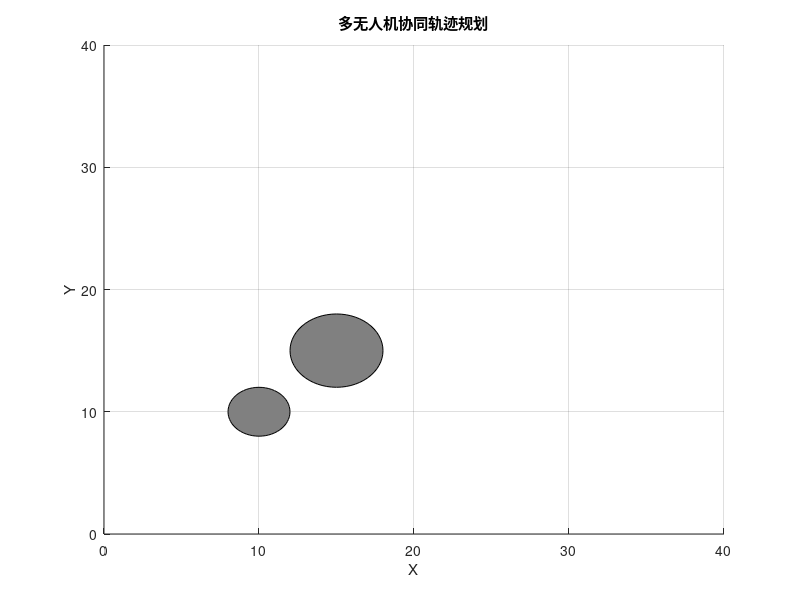

The MATLAB script that drew this image: (Note: this script raises an error after producing the figure.)
% MATLAB仿真框架：多无人机协同轨迹规划

clc;
clear;
close all;

%% 仿真参数设置
num_drones = 3; % 无人机数量
start_pos = [0, 0; 5, 0; 10, 0]; % 无人机起始位置 (x, y)
goal_pos = [20, 20; 25, 20; 30, 20]; % 无人机目标位置 (x, y)
obstacles = [10, 10, 2; 15, 15, 3]; % 障碍物位置和半径 (x, y, radius)
map_size = [0, 40, 0, 40]; % 地图范围 [xmin, xmax, ymin, ymax]
dt = 0.1; % 时间步长
max_time = 50; % 最大仿真时间

%% 初始化无人机状态
drones = struct();
for i = 1:num_drones
    drones(i).position = start_pos(i, :); % 当前位置
    drones(i).goal = goal_pos(i, :); % 目标位置
    drones(i).path = []; % 路径
    drones(i).velocity = [0, 0]; % 速度
end

%% 主仿真循环
figure;
hold on;
axis(map_size);
title('多无人机协同轨迹规划');
xlabel('X');
ylabel('Y');
grid on;

% 绘制障碍物
for i = 1:size(obstacles, 1)
    rectangle('Position', [obstacles(i, 1)-obstacles(i, 3), obstacles(i, 2)-obstacles(i, 3), ...
        2*obstacles(i, 3), 2*obstacles(i, 3)], 'Curvature', [1, 1], 'FaceColor', [0.5, 0.5, 0.5]);
end

% 仿真循环
for t = 0:dt:max_time
    cla; % 清空当前图形
    hold on;
    
    % 绘制障碍物
    for i = 1:size(obstacles, 1)
        rectangle('Position', [obstacles(i, 1)-obstacles(i, 3), obstacles(i, 2)-obstacles(i, 3), ...
            2*obstacles(i, 3), 2*obstacles(i, 3)], 'Curvature', [1, 1], 'FaceColor', [0.5, 0.5, 0.5]);
    end
    
    % 更新每架无人机的状态
    for i = 1:num_drones
        % 调用路径生成算法（预留接口）
        drones(i).path = generate_path(drones(i).position, drones(i).goal, obstacles, map_size);
        
        % 更新无人机位置（简单直线运动）
        if ~isempty(drones(i).path)
            direction = drones(i).path(1, :) - drones(i).position;
            direction = direction / norm(direction); % 单位化
            drones(i).velocity = direction * 1.5; % 假设速度为1.5 m/s
            drones(i).position = drones(i).position + drones(i).velocity * dt;
        end
        
        % 绘制无人机路径
        plot(drones(i).path(:, 1), drones(i).path(:, 2), '--', 'Color', [0, 0.5, 1]);
        plot(drones(i).position(1), drones(i).position(2), 'o', 'MarkerSize', 8, 'MarkerFaceColor', [1, 0, 0]);
    end
    
    % 绘制目标点初始点
    for i = 1:num_drones
        plot(start_pos(i, 1), start_pos(i, 2), 'o', 'Color', [1, 1, 0], 'LineWidth', 2);
        plot(goal_pos(i, 1), goal_pos(i, 2), 'x', 'Color', [0, 1, 0], 'LineWidth', 2);
    end
    
    % 刷新图形
    drawnow;
    
    % 检查是否到达目标
    if all(vecnorm([drones.position] - goal_pos, 2, 2) < 0.5)
        disp('所有无人机已到达目标！');
        break;
    end
end

%% 路径生成算法（预留接口）
function path = generate_path(start, goal, obstacles, map_size)
    % 这是一个简单的直线路径生成算法，后续可以替换为A*、RRT*、DRL等算法
    num_points = 100;
    path = [linspace(start(1), goal(1), num_points)', linspace(start(2), goal(2), num_points)'];
end